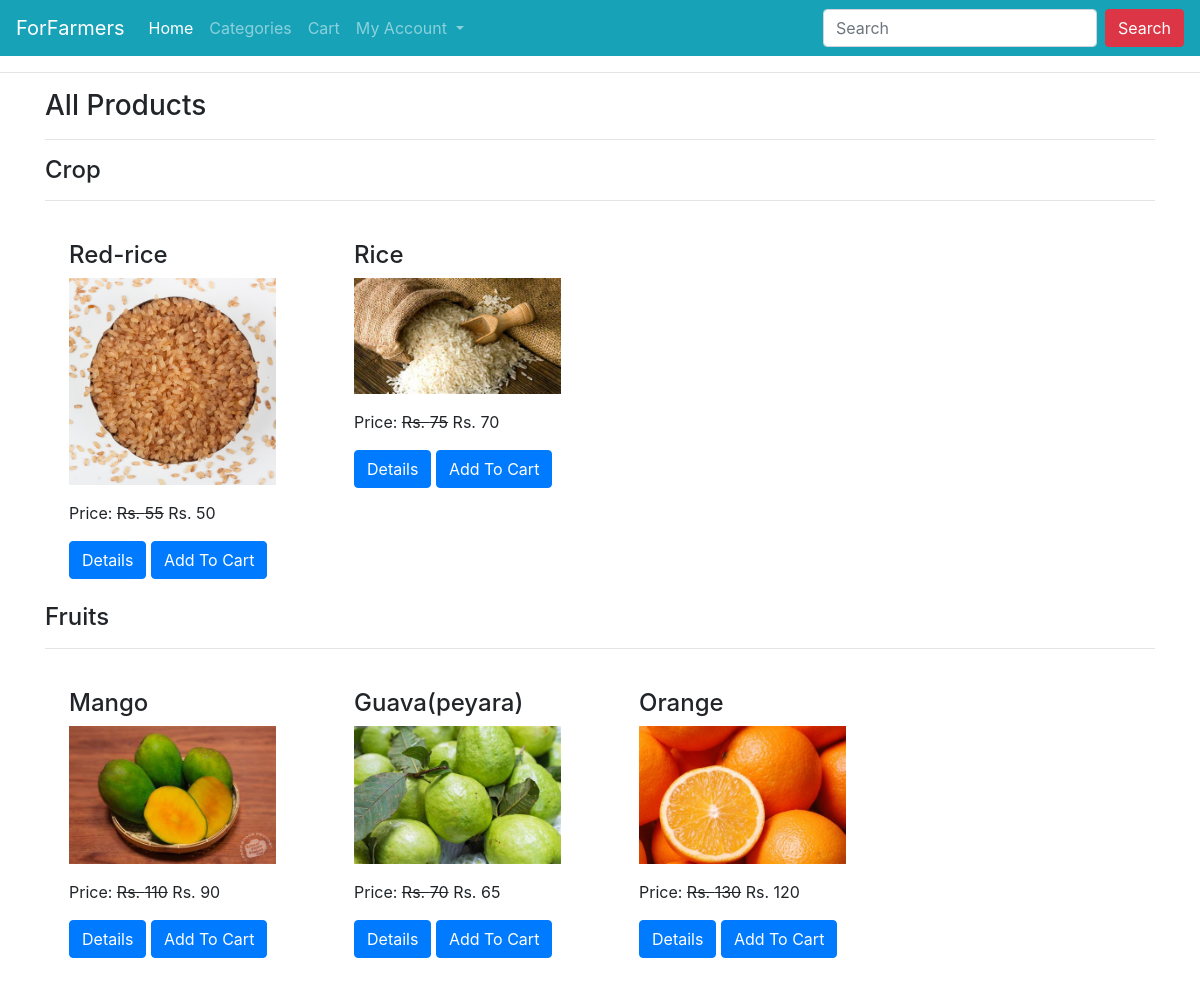
/all-products/, run on an earlier commit of the app's database.
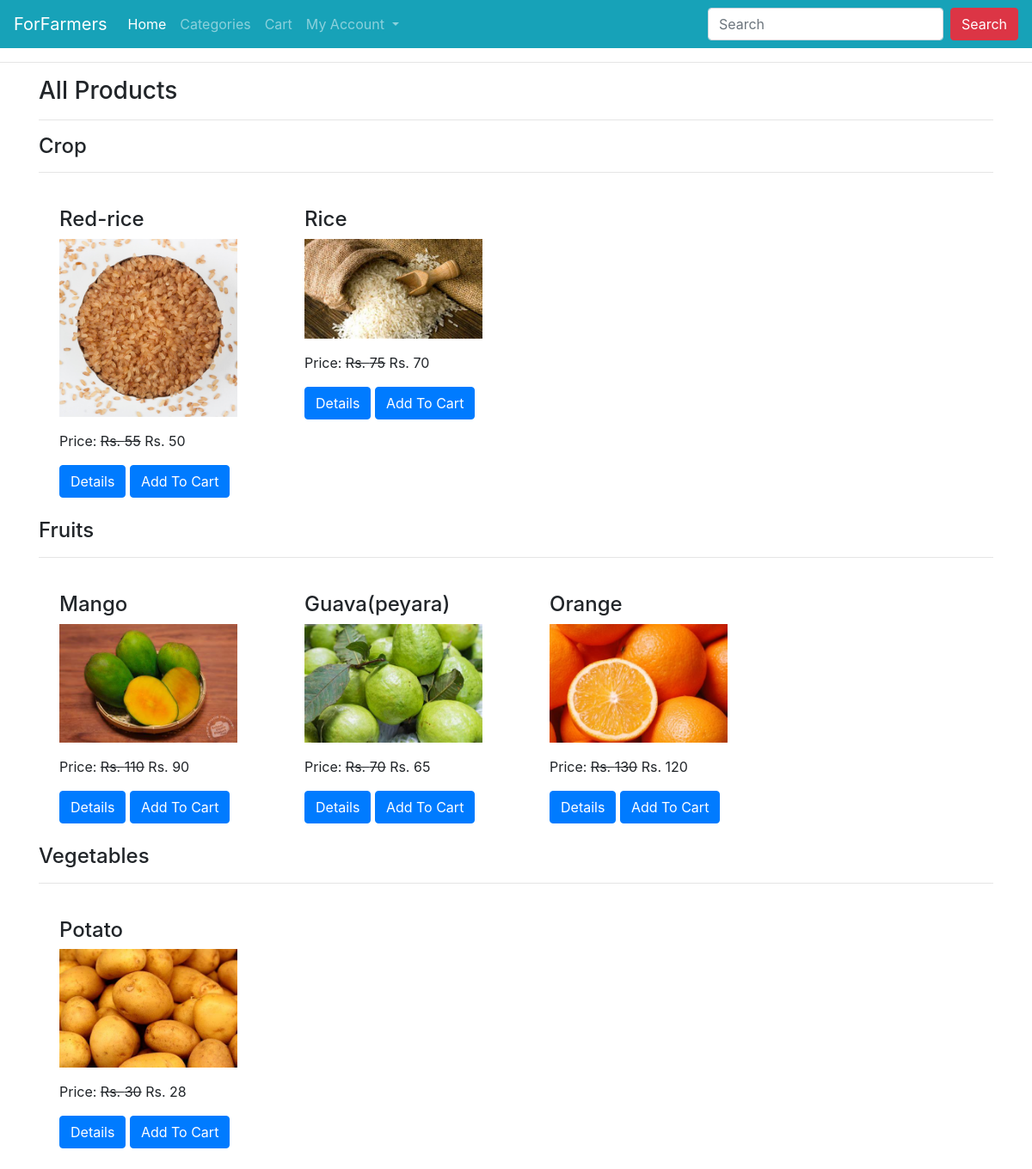
And on a later commit of the database.
### store/models.py (models this page shows, shortened)
class Category(models.Model):
    title = models.CharField(max_length=200)
    slug = models.SlugField(unique=True)

class Product(models.Model):
    title = models.CharField(max_length=200)
    slug = models.SlugField(unique=True)
    category = models.ForeignKey(Category, on_delete=models.CASCADE, default=True)
    image = models.ImageField(upload_to="products")
    marked_price = models.PositiveIntegerField()
    selling_price = models.PositiveIntegerField()
    description = models.TextField()
    view_count = models.PositiveIntegerField(default=0)

### store/views.py (the view)
# urls.py: path("all-products/", AllProductsView.as_view(), name="allproducts"),
class AllProductsView(EcomMixin,TemplateView):
    template_name = "allproducts.html"
    def get_context_data(self, **kwargs):
        context = super().get_context_data(**kwargs)
        context['allcategories'] = Category.objects.all()
        return context

### store/views.py (called while the page is built)
    def dispatch(self, request, *args, **kwargs):
        cart_id = request.session.get("cart_id")
        if cart_id:
            cart_obj = Cart.objects.get(id=cart_id)
            if request.user.is_authenticated and request.user.customer:
                cart_obj.customer = request.user.customer
                cart_obj.save()
        return super().dispatch(request, *args, **kwargs)

### store/templates/allproducts.html (shortened to what this page needs)
{% extends 'base.html' %}
{% block content %}
<div class="container">
    <h3>All Products</h3><hr>
    {% for cat in allcategories %}
    <h4>{{cat.title}}</h4><hr>
    <div class="row">
        {% for p in cat.product_set.all %}
        <div class="col-md-3">
            <div class="m-4">
                <h4>{{p.title}}</h4>
                <img src="{{p.image.url}}" alt="" class="img-fluid" style="height: 2500; object-fit: cover;">
                <p class="mt-3">Price: <strike>Rs. {{p.marked_price}}</strike> Rs. {{p.selling_price}}</p>
                  <a href="{% url 'store:productdetail' p.slug %}" class="btn btn-primary">Details</a>
                <a href="{% url 'store:addtocart' p.id %}" class="btn btn-primary">Add To Cart</a>
            </div>
        </div>
        {% endfor %}
    </div>
    {% endfor %}
</div>
{% endblock %}

### store/templates/base.html (shortened to what this page needs)
<!DOCTYPE html>
<html lang="en">
<head>
    <link rel="stylesheet" href="https://stackpath.bootstrapcdn.com/bootstrap/4.5.2/css/bootstrap.min.css">
</head>
<body>
    <nav class="navbar navbar-expand-lg navbar-dark bg-info">
        <a class="navbar-brand" href="{% url 'store:home' %}">ForFarmers</a>
        <div class="collapse navbar-collapse" id="navbarSupportedContent">
            <ul class="navbar-nav mr-auto">
            <li class="nav-item active">
                <a class="nav-link" href="{% url 'store:home' %}">Home <span class="sr-only">(current)</span></a>
            </li>
            <li class="nav-item">
                <a class="nav-link" href="{% url 'store:allproducts' %}">Categories</a>
            </li>
            <li class="nav-item">
                <a class="nav-link" href="{% url 'store:mycart' %}">Cart</a>
            </li>
            <li class="nav-item dropdown">
                <a class="nav-link dropdown-toggle" href="#" id="navbarDropdown" role="button" data-toggle="dropdown" aria-haspopup="true" aria-expanded="false">
                My Account
                </a>
            </li>
            </ul>
            <form class="form-inline my-2 my-lg-0" action="{% url 'store:search' %}" method="GET">
            <input name="keyword" class="form-control mr-sm-2" type="search" placeholder="Search" aria-label="Search" required>
                <button class="btn btn-danger my-2 my-sm-0" type="submit">Search</button>
            </form>
        </div>
        </nav>
    <hr>
    {% block content %}
    {% endblock %}
</body>
</html>

What changed in the data, as far as the page shows it:
added Category: title "Vegetables"
added Product: title "Potato", image (picture), marked_price "30", selling_price "28", shown under "Vegetables"
